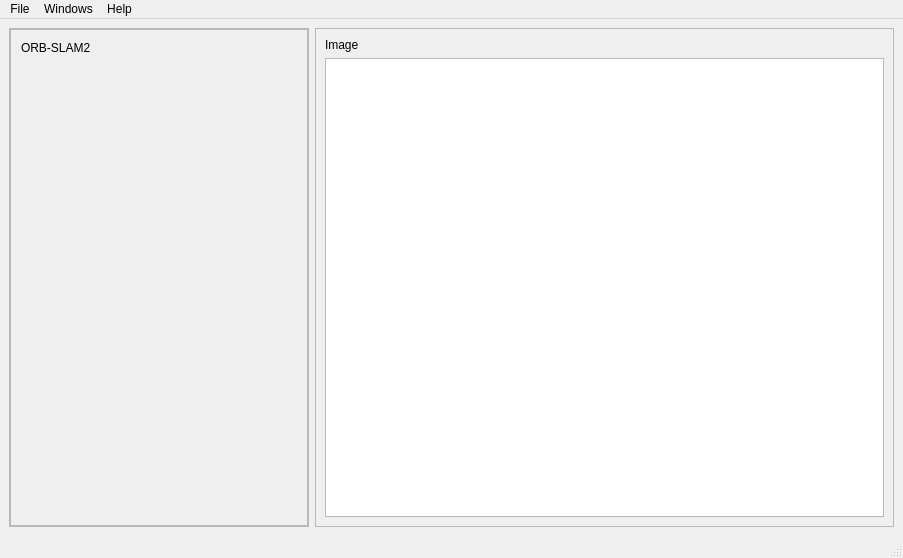
<?xml version="1.0" encoding="UTF-8"?>
<ui version="4.0">
 <class>MainWindow</class>
 <widget class="QMainWindow" name="MainWindow">
  <property name="geometry">
   <rect>
    <x>0</x>
    <y>0</y>
    <width>903</width>
    <height>558</height>
   </rect>
  </property>
  <property name="windowTitle">
   <string>MainWindow</string>
  </property>
  <widget class="QWidget" name="centralwidget">
   <layout class="QHBoxLayout" name="horizontalLayout">
    <item>
     <widget class="QFrame" name="frame">
      <property name="minimumSize">
       <size>
        <width>200</width>
        <height>0</height>
       </size>
      </property>
      <property name="maximumSize">
       <size>
        <width>300</width>
        <height>16777215</height>
       </size>
      </property>
      <property name="frameShape">
       <enum>QFrame::Shape::StyledPanel</enum>
      </property>
      <property name="frameShadow">
       <enum>QFrame::Shadow::Raised</enum>
      </property>
      <layout class="QVBoxLayout" name="verticalLayout_2">
       <property name="spacing">
        <number>0</number>
       </property>
       <property name="leftMargin">
        <number>0</number>
       </property>
       <property name="topMargin">
        <number>0</number>
       </property>
       <property name="rightMargin">
        <number>0</number>
       </property>
       <property name="bottomMargin">
        <number>0</number>
       </property>
       <item>
        <widget class="QStackedWidget" name="stackedWidget_2">
         <property name="currentIndex">
          <number>0</number>
         </property>
         <widget class="QWidget" name="page_orbslam2">
          <layout class="QVBoxLayout" name="verticalLayout_3">
           <property name="spacing">
            <number>0</number>
           </property>
           <property name="leftMargin">
            <number>0</number>
           </property>
           <property name="topMargin">
            <number>0</number>
           </property>
           <property name="rightMargin">
            <number>0</number>
           </property>
           <property name="bottomMargin">
            <number>0</number>
           </property>
           <item>
            <widget class="QScrollArea" name="scrollArea">
             <property name="widgetResizable">
              <bool>true</bool>
             </property>
             <widget class="QWidget" name="scrollAreaWidgetContents">
              <property name="geometry">
               <rect>
                <x>0</x>
                <y>0</y>
                <width>296</width>
                <height>495</height>
               </rect>
              </property>
              <widget class="QLabel" name="label">
               <property name="geometry">
                <rect>
                 <x>10</x>
                 <y>10</y>
                 <width>81</width>
                 <height>16</height>
                </rect>
               </property>
               <property name="text">
                <string>ORB-SLAM2</string>
               </property>
              </widget>
             </widget>
            </widget>
           </item>
          </layout>
         </widget>
         <widget class="QWidget" name="page_orbslam3">
          <layout class="QVBoxLayout" name="verticalLayout_4">
           <property name="spacing">
            <number>0</number>
           </property>
           <property name="leftMargin">
            <number>0</number>
           </property>
           <property name="topMargin">
            <number>0</number>
           </property>
           <property name="rightMargin">
            <number>0</number>
           </property>
           <property name="bottomMargin">
            <number>0</number>
           </property>
           <item>
            <widget class="QScrollArea" name="scrollArea_2">
             <property name="widgetResizable">
              <bool>true</bool>
             </property>
             <widget class="QWidget" name="scrollAreaWidgetContents_2">
              <property name="geometry">
               <rect>
                <x>0</x>
                <y>0</y>
                <width>98</width>
                <height>28</height>
               </rect>
              </property>
              <widget class="QLabel" name="label_2">
               <property name="geometry">
                <rect>
                 <x>10</x>
                 <y>10</y>
                 <width>91</width>
                 <height>21</height>
                </rect>
               </property>
               <property name="text">
                <string>ORB-SLAM3</string>
               </property>
              </widget>
             </widget>
            </widget>
           </item>
          </layout>
         </widget>
        </widget>
       </item>
      </layout>
     </widget>
    </item>
    <item>
     <widget class="QFrame" name="frame_2">
      <property name="frameShape">
       <enum>QFrame::Shape::StyledPanel</enum>
      </property>
      <property name="frameShadow">
       <enum>QFrame::Shadow::Raised</enum>
      </property>
      <layout class="QVBoxLayout" name="verticalLayout">
       <property name="spacing">
        <number>0</number>
       </property>
       <property name="leftMargin">
        <number>0</number>
       </property>
       <property name="topMargin">
        <number>0</number>
       </property>
       <property name="rightMargin">
        <number>0</number>
       </property>
       <property name="bottomMargin">
        <number>0</number>
       </property>
       <item>
        <widget class="QStackedWidget" name="stackedWidget">
         <property name="currentIndex">
          <number>2</number>
         </property>
         <widget class="QWidget" name="page_display_video">
          <widget class="QLabel" name="label_4">
           <property name="geometry">
            <rect>
             <x>10</x>
             <y>10</y>
             <width>491</width>
             <height>16</height>
            </rect>
           </property>
           <property name="text">
            <string>Video</string>
           </property>
          </widget>
         </widget>
         <widget class="QWidget" name="page_display_pointcloud">
          <widget class="QLabel" name="label_5">
           <property name="geometry">
            <rect>
             <x>30</x>
             <y>10</y>
             <width>491</width>
             <height>16</height>
            </rect>
           </property>
           <property name="text">
            <string>Point Cloud</string>
           </property>
          </widget>
         </widget>
         <widget class="QWidget" name="page_display_image">
          <layout class="QVBoxLayout" name="verticalLayout_5">
           <item>
            <widget class="QLabel" name="label_3">
             <property name="text">
              <string>Image</string>
             </property>
            </widget>
           </item>
           <item>
            <widget class="QGraphicsView" name="graphicsView"/>
           </item>
          </layout>
         </widget>
        </widget>
       </item>
      </layout>
     </widget>
    </item>
   </layout>
  </widget>
  <widget class="QMenuBar" name="menubar">
   <property name="geometry">
    <rect>
     <x>0</x>
     <y>0</y>
     <width>903</width>
     <height>19</height>
    </rect>
   </property>
   <widget class="QMenu" name="menuWindows">
    <property name="title">
     <string>Windows</string>
    </property>
    <addaction name="actionORB_SLAM2"/>
    <addaction name="actionORB_SLAM3"/>
   </widget>
   <widget class="QMenu" name="menuHelp">
    <property name="title">
     <string>Help</string>
    </property>
    <addaction name="actionTest"/>
   </widget>
   <widget class="QMenu" name="menuFile">
    <property name="title">
     <string>File</string>
    </property>
   </widget>
   <addaction name="menuFile"/>
   <addaction name="menuWindows"/>
   <addaction name="menuHelp"/>
  </widget>
  <widget class="QStatusBar" name="statusbar"/>
  <action name="actionORB_SLAM2">
   <property name="checkable">
    <bool>false</bool>
   </property>
   <property name="text">
    <string>ORB-SLAM2</string>
   </property>
  </action>
  <action name="actionORB_SLAM3">
   <property name="checkable">
    <bool>false</bool>
   </property>
   <property name="text">
    <string>ORB-SLAM3</string>
   </property>
  </action>
  <action name="actionTest">
   <property name="text">
    <string>Test</string>
   </property>
  </action>
 </widget>
 <resources/>
 <connections/>
</ui>
